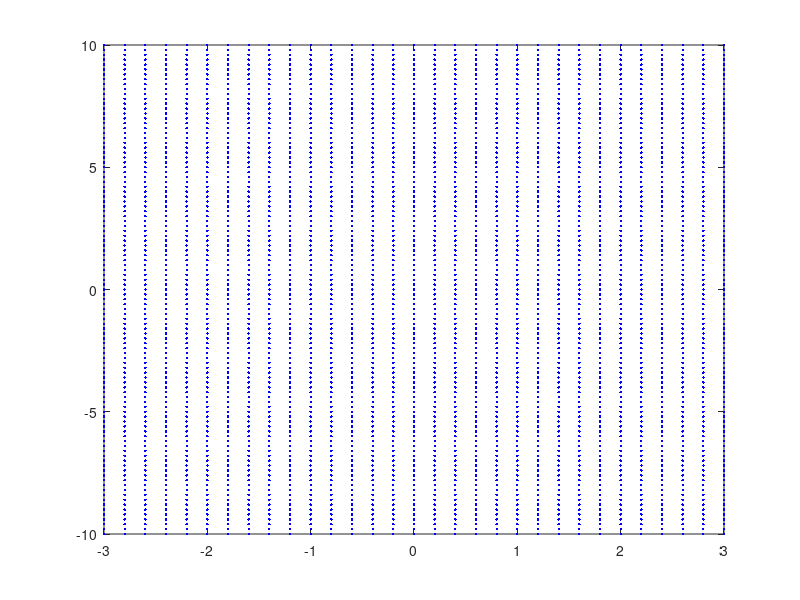

This chart was generated by the following MATLAB code: (Note: this script raises an error after producing the figure.)
close all

xres = 6/(30);
yres = 20/(100);
x = -3:xres:3;
y = -10:yres:10;
dim = numel(x)*numel(y);

[xi yi] = meshgrid(x,y);
xi = reshape(xi,dim,1);
yi = reshape(yi,dim,1);
plot(xi,yi,'b.');
hold on

theta = 90;
vehicle_transform = makehgtform('translate',[0 0 0],'zrotate',pi*(theta-90)/180);
% R = [0.86603 -0.5 0; 0.5  0.86603 0; 0 0 1];
x1 = -1:xres:1;
y1 = -2:yres:2;
dim1 = numel(x1)*numel(y1);
[xi yi] = meshgrid(x1,y1);
xi = reshape(xi,dim1,1);
yi = reshape(yi,dim1,1);
% xi = xi-6;
% yi = yi-7;
X= vehicle_transform*[xi'; yi';zeros(1,dim1); ones(1,dim1)];
% X = [X + repmat([6;7;0],1,dim1)];
% idx = X(1,:) + numel(y)*(X(2,:)-1);
% idx = round(abs(idx));
% xidx = mod(idx,numel(y));
% yidx = floor(idx./numel(y));
plot(X(1,:),X(2,:),'k.');
X = round(X);
plot(X(1,:),X(2,:),'r*');
% plot(xidx,yidx,'r*');

b = [x1(1) x1(numel(x1)) x1(numel(x1)) x1(1);y1(1) y1(1) y1(numel(y1)) y1(numel(y1)); 0 0 0 0; 1 1 1 1];
B = vehicle_transform*b;
B = [B B(:,1)];
plot(B(1,:),B(2,:));
